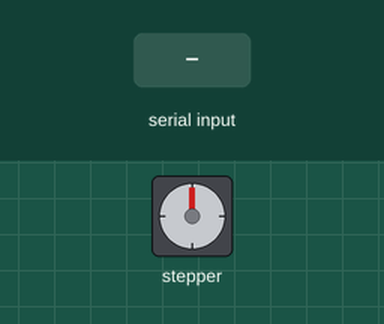
This sketch was run on a simulated Arduino Uno, built with avr-gcc and run on an emulated ATmega328P. On the bench: stepper motor. The test bench sets the inputs (shaded band). Stepper angles assume 2037 steps per turn.

Above: at 1.2 s.
1.3 s: "s" received over Serial
At 2.77 s:
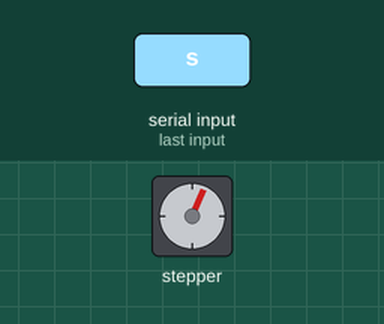
At 3.4 s:
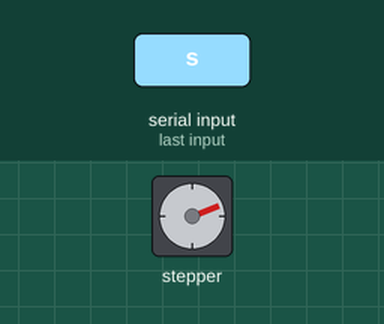
7.3 s: "d" received over Serial
At 8.15 s:
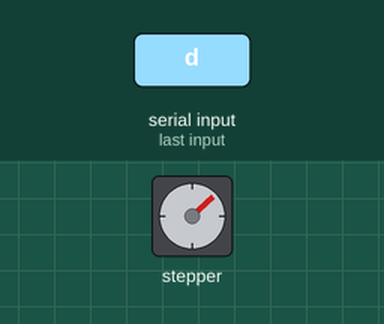
Timing chart, 0 to 16.1 s (numbered marks = the images above; inputs shaded):
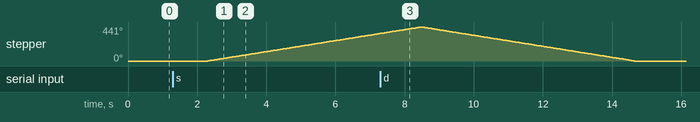

The sketch:

sketch_dec13b.ino
```cpp
//발사용 코드
//시리얼 모니터에 s를 누루면 발사 d를 누루면 재장전용
#include <Stepper.h>

const int STEPS = 2037;

Stepper myStepper(STEPS,4,6,5,7);

void setup(){
  Serial.begin(9600);
  myStepper.setSpeed(12);
}

void loop() {
  if (Serial.available()) {
    char c= Serial.read();
    if (c == 's'){
      delay(1000);
      myStepper.step(2500);
    }
    else if(c == 'd'){
      myStepper.step(-2500);
    }
  }
}
```

Measured:
- after the input at 1.3 s, stepper: keeps turning clockwise at about 72°/s, starting after 1.0 s
